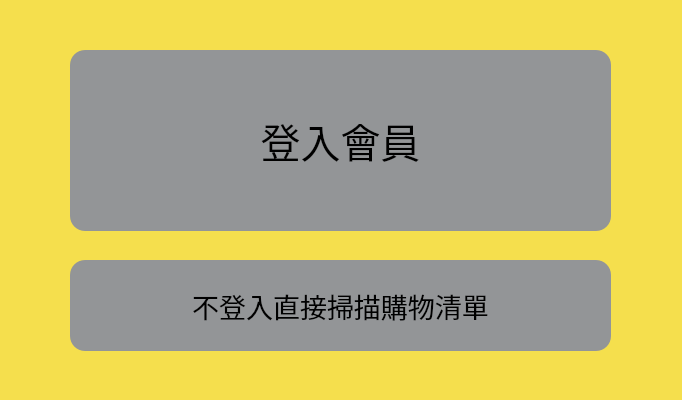
<?xml version="1.0" encoding="UTF-8"?>
<ui version="4.0">
 <class>MainWindow</class>
 <widget class="QMainWindow" name="MainWindow">
  <property name="geometry">
   <rect>
    <x>0</x>
    <y>0</y>
    <width>682</width>
    <height>400</height>
   </rect>
  </property>
  <property name="windowTitle">
   <string>MainWindow</string>
  </property>
  <property name="styleSheet">
   <string notr="true">background-color: rgb(245, 223, 77);
border-radius: 15px;</string>
  </property>
  <property name="animated">
   <bool>true</bool>
  </property>
  <property name="tabShape">
   <enum>QTabWidget::Rounded</enum>
  </property>
  <widget class="QWidget" name="centralwidget">
   <widget class="QPushButton" name="pushButton">
    <property name="geometry">
     <rect>
      <x>70</x>
      <y>260</y>
      <width>541</width>
      <height>91</height>
     </rect>
    </property>
    <property name="font">
     <font>
      <family>Agency FB</family>
      <pointsize>20</pointsize>
     </font>
    </property>
    <property name="styleSheet">
     <string notr="true">QPushButton{
	background-color: rgb(147, 149, 151);
	selection-background-color: rgb(255, 255, 127);
}
QPushButton::pressed {
	background-color: rgb(255,255,255);
}
</string>
    </property>
    <property name="text">
     <string>不登入直接掃描購物清單</string>
    </property>
    <property name="default">
     <bool>false</bool>
    </property>
   </widget>
   <widget class="QPushButton" name="LoginBtn">
    <property name="geometry">
     <rect>
      <x>70</x>
      <y>50</y>
      <width>541</width>
      <height>181</height>
     </rect>
    </property>
    <property name="font">
     <font>
      <family>Agency FB</family>
      <pointsize>30</pointsize>
     </font>
    </property>
    <property name="styleSheet">
     <string notr="true">QPushButton{
	background-color: rgb(147, 149, 151);
	selection-background-color: rgb(255, 255, 127);
}
QPushButton::pressed {
	background-color: rgb(255,255,255);
}
</string>
    </property>
    <property name="text">
     <string>登入會員</string>
    </property>
    <property name="default">
     <bool>false</bool>
    </property>
   </widget>
  </widget>
 </widget>
 <resources/>
 <connections/>
</ui>
